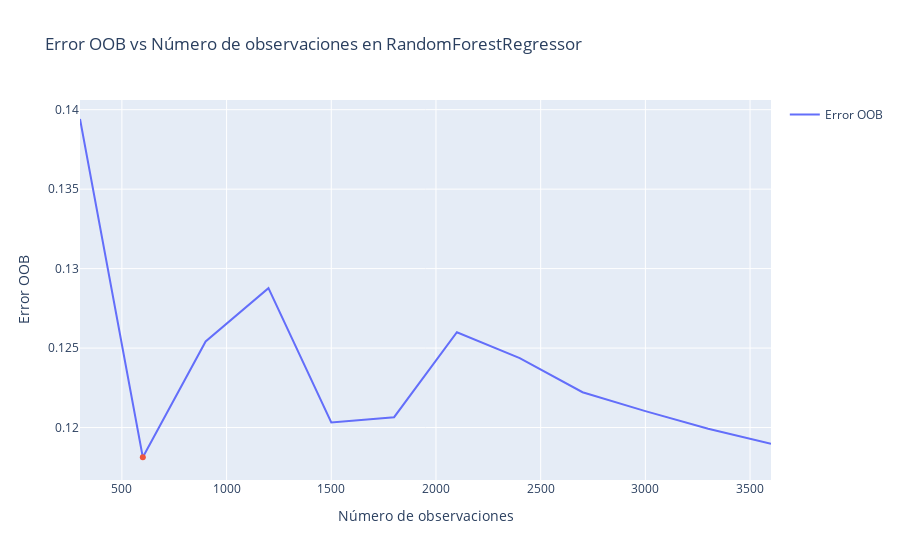

The notebook cell this image was saved under:
### Markdown cell above
### 3.3.2. N° de observaciones (filas)

### Code cell
# Convertir el rango de número de observaciones a considerar en una lista
sample_range = list(range(300, len(X_RF) + 1, 300))  # Incremento de 300 para el rango de muestra

# Inicializar lista para almacenar los errores OOB
oob_errors = []

# Iterar sobre el rango de número de observaciones
for sample_size in sample_range:
    # Subconjunto de datos
    X_sample = X_RF[:sample_size]
    y_sample = y_RF[:sample_size]
    
    # Crear y ajustar el modelo RandomForestRegressor con OOB
    rf_model = RandomForestRegressor(criterion="squared_error",n_estimators=300, max_depth=None, min_samples_split=2, min_samples_leaf=1, max_features=None, bootstrap=True, oob_score=True, random_state=42)
    rf_model.fit(X_sample, y_sample)
    
    # Calcular el error OOB y almacenarlo
    oob_errors.append(1 - rf_model.oob_score_)

# Encontrar el número de observaciones con el menor error OOB
best_sample_size = sample_range[np.argmin(oob_errors)]

# Crear el gráfico interactivo
fig = go.Figure()

# Agregar la línea de error OOB vs número de observaciones
fig.add_trace(go.Scatter(x=sample_range, y=oob_errors, mode='lines', name='Error OOB'))

# Añadir texto con el número de observaciones con el menor error OOB
fig.add_trace(go.Scatter(x=[best_sample_size], y=[min(oob_errors)], mode='markers', name='Mínimo error OOB',
                         text=[f'Mínimo error OOB en {best_sample_size} observaciones'], showlegend=False))

# Personalizar diseño del gráfico
fig.update_layout(title='Error OOB vs Número de observaciones en RandomForestRegressor',
                  xaxis_title='Número de observaciones',
                  yaxis_title='Error OOB')

# Mostrar el gráfico interactivo
fig.show()

### Figure 1 — Plotly figure (JSON) as saved in the notebook; plotly's stock layout.template omitted (floating-point values rounded to 4 significant figures)
{"data": [{"mode": "lines", "name": "Error OOB", "type": "scatter", "x": [300, 600, 900, 1200, 1500, 1800, 2100, 2400, 2700, 3000, 3300, 3600], "y": [0.1394, 0.1181, 0.1254, 0.1288, 0.1203, 0.1207, 0.126, 0.1244, 0.1222, 0.121, 0.1199, 0.119]}, {"mode": "markers", "name": "Mínimo error OOB", "showlegend": false, "text": ["Mínimo error OOB en 600 observaciones"], "type": "scatter", "x": [600], "y": [0.1181]}], "layout": {"autosize": true, "title": {"text": "Error OOB vs Número de observaciones en RandomForestRegressor"}, "xaxis": {"autorange": true, "range": [300, 3600], "title": {"text": "Número de observaciones"}, "type": "linear"}, "yaxis": {"autorange": true, "range": [0.1164, 0.1406], "title": {"text": "Error OOB"}, "type": "linear"}}}
